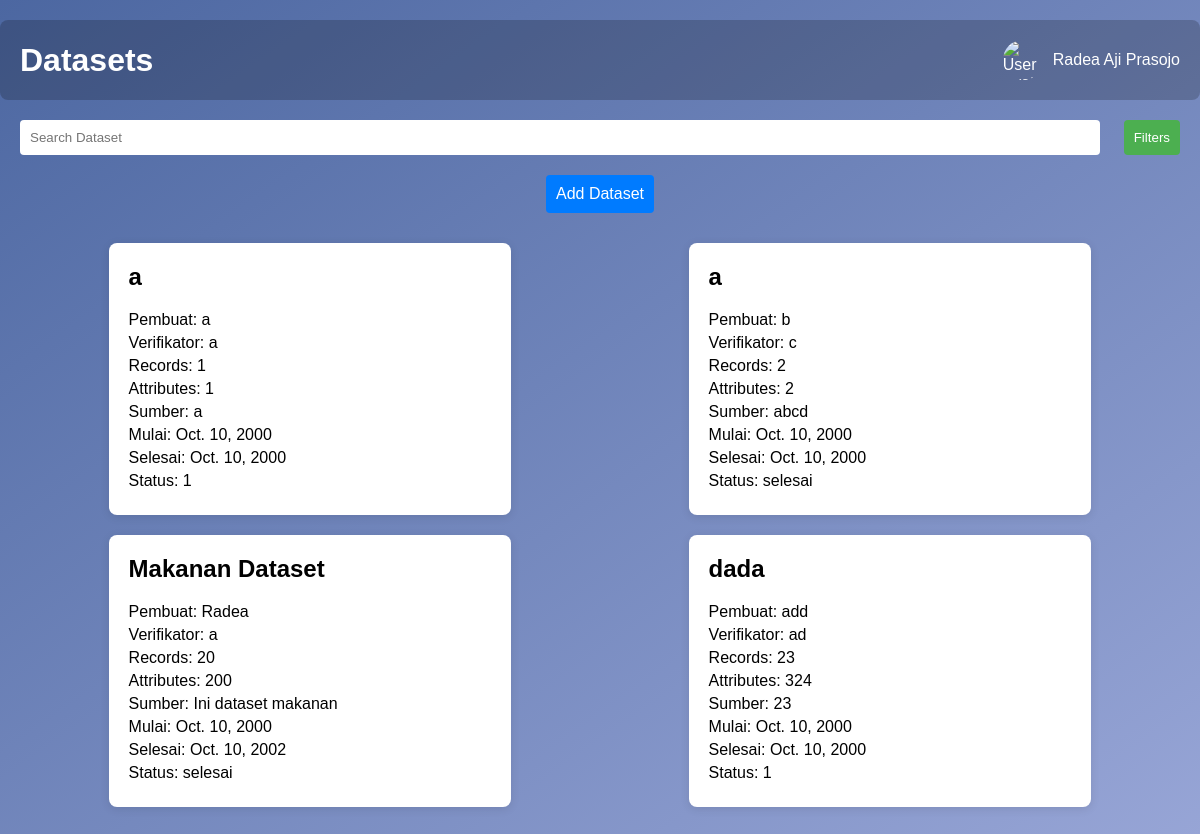
The page / on the database its author committed.
### dataset/models.py (models this page shows, shortened)
class Dataset(models.Model):
    nama_dataset = models.CharField(max_length=100)
    pembuat_dataset = models.CharField(max_length=100)
    verifikator_dataset = models.CharField(max_length=100, blank=True, null=True)
    jumlah_records = models.IntegerField()
    jumlah_attribute = models.IntegerField()
    deskripsi_sumber = models.TextField()
    tanggal_mulai = models.DateField()
    tanggal_selesai = models.DateField()
    status_penyelesaian = models.CharField(max_length=50)

### dataset/views.py (the view)
# urls.py: path('', views.dataset_list, name='dataset_list'),
def dataset_list(request):
    datasets = Dataset.objects.all()
    return render(request, 'dataset_list.html', {'datasets': datasets})

### dataset/templates/dataset_list.html (shortened to what this page needs)
<!DOCTYPE html>
<html>
<head>
</head>
<body>
    <div class="container">
        <div class="header">
            <h1>Datasets</h1>
            <div class="user-info">
                <img src="user_avatar_url" alt="User Avatar" width="40" height="40">
                <span>Radea Aji Prasojo</span>
            </div>
        </div>
        <div class="search-container">
            <input type="text" placeholder="Search Dataset">
            <button>Filters</button>
        </div>
        <a href="{% url 'dataset_create' %}" class="add-dataset-btn">Add Dataset</a>
        <div class="dataset-list">
            {% for dataset in datasets %}
            <div class="dataset-item">
                <h2>{{ dataset.nama_dataset }}</h2>
                <p>Pembuat: {{ dataset.pembuat_dataset }}</p>
                <p>Verifikator: {{ dataset.verifikator_dataset }}</p>
                <p>Records: {{ dataset.jumlah_records }}</p>
                <p>Attributes: {{ dataset.jumlah_attribute }}</p>
                <p>Sumber: {{ dataset.deskripsi_sumber }}</p>
                <p>Mulai: {{ dataset.tanggal_mulai }}</p>
                <p>Selesai: {{ dataset.tanggal_selesai }}</p>
                <p>Status: {{ dataset.status_penyelesaian }}</p>
            </div>
            {% endfor %}
        </div>
    </div>
</body>
</html>

### dataset/templates/dataset_list.html (style rules this page uses)
body { font-family: Arial, sans-serif; background: linear-gradient(to bottom right, #4c67a1, #97a5d6); margin: 0; padding: 0; color: white; }
.container { display: flex; flex-direction: column; align-items: center; padding: 20px; }
.header { display: flex; justify-content: space-between; width: 100%; max-width: 1200px; align-items: center; padding: 20px; background: rgba(0, 0, 0, 0.2); border-radius: 8px; }
.header h1 { margin: 0; }
.header .user-info { display: flex; align-items: center; }
.header .user-info img { border-radius: 50%; margin-right: 10px; }
.search-container { margin-top: 20px; width: 100%; max-width: 1200px; display: flex; justify-content: space-between; align-items: center; }
.search-container input { width: calc(100% - 100px); padding: 10px; border-radius: 4px; border: none; }
.search-container button { padding: 10px; background-color: #4CAF50; color: white; border: none; border-radius: 4px; cursor: pointer; margin-left: 10px; }
.dataset-list { display: flex; flex-wrap: wrap; justify-content: space-around; margin-top: 20px; width: 100%; max-width: 1200px; }
.dataset-item { background: white; color: black; padding: 20px; border-radius: 8px; margin: 10px; width: calc(33% - 20px); box-shadow: 0 2px 10px rgba(0, 0, 0, 0.1); }
.dataset-item h2 { margin-top: 0; }
.dataset-item p { margin: 5px 0; }
.add-dataset-btn { padding: 10px; background-color: #007BFF; color: white; border: none; border-radius: 4px; cursor: pointer; margin-top: 20px; text-decoration: none; }

### rows shown on the page
Dataset: nama_dataset "a", pembuat_dataset "a", verifikator_dataset "a", jumlah_records "1", jumlah_attribute "1", deskripsi_sumber "a", tanggal_mulai "Oct. 10, 2000", tanggal_selesai "Oct. 10, 2000", status_penyelesaian "1"
Dataset: nama_dataset "a", pembuat_dataset "b", verifikator_dataset "c", jumlah_records "2", jumlah_attribute "2", deskripsi_sumber "abcd", tanggal_mulai "Oct. 10, 2000", tanggal_selesai "Oct. 10, 2000", status_penyelesaian "selesai"
Dataset: nama_dataset "Makanan Dataset", pembuat_dataset "Radea", verifikator_dataset "a", jumlah_records "20", jumlah_attribute "200", deskripsi_sumber "Ini dataset makanan", tanggal_mulai "Oct. 10, 2000", tanggal_selesai "Oct. 10, 2002", status_penyelesaian "selesai"
Dataset: nama_dataset "dada", pembuat_dataset "add", verifikator_dataset "ad", jumlah_records "23", jumlah_attribute "324", deskripsi_sumber "23", tanggal_mulai "Oct. 10, 2000", tanggal_selesai "Oct. 10, 2000", status_penyelesaian "1"
